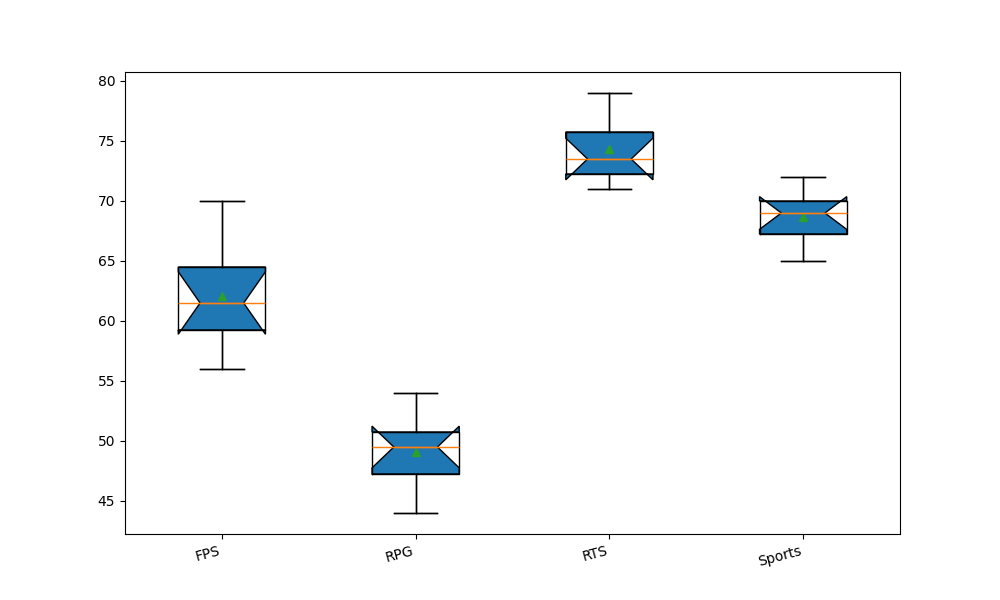

Python code for this plot:
import matplotlib.pyplot as plt
import matplotlib.patches as mpatches
import numpy as np

genres = ['FPS', 'RPG', 'RTS', 'Sports']

fps_data = [
    [58, 61, 59, 62, 70, 65, 56, 60, 63, 67],
    [44, 50, 47, 51, 49, 54, 45, 48, 53, 50],
    [72, 75, 73, 72, 76, 73, 78, 71, 79, 74],
    [66, 69, 71, 67, 65, 69, 70, 68, 72, 70]
]

fig, ax = plt.subplots(figsize=(10, 6))

ax.boxplot(fps_data, vert=True, patch_artist=True, notch=True, showmeans=True)

# New set of colors replacing the original ones
colors = ['#FF6347', '#4682B4', '#32CD32', '#B8860B']  # Tomato, SteelBlue, LimeGreen, DarkGoldenRod
for patch, color in zip(ax.boxplot(fps_data)['boxes'], colors):
    patch = mpatches.PathPatch(patch.get_path(), color=color)
    patch.set_facecolor(color)

ax.set_xticks(np.arange(1, len(genres) + 1))
ax.set_xticklabels(genres, rotation=15, ha='right', fontsize=10)

plt.show()
